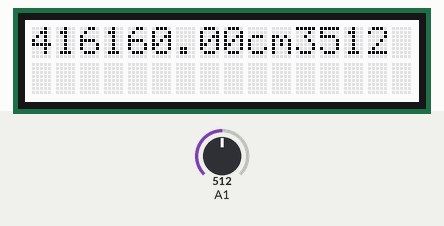
The sketch below on a simulated Arduino Uno, built with avr-gcc and run on an emulated ATmega328P. Shown: 16×2 character LCD. The inputs (shaded band) are chosen by the test bench; at power-on: A1 = 512. What the sketch prints to the serial monitor is not drawn.

Above: at 1.2 s.
1.3 s: A1 set to 716
At 3.8 s:
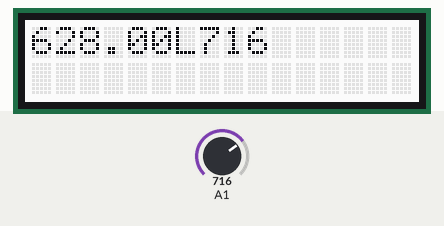
5.7 s: A1 set to 900
At 8.8 s:
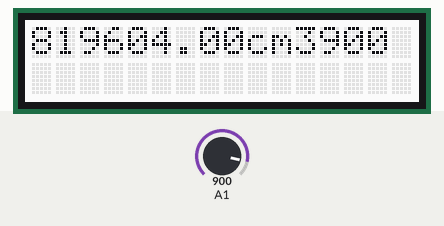
9.1 s: A1 set to 1023
At 13.7 s:
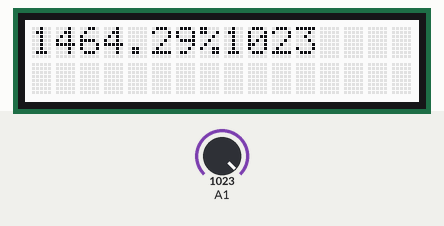
Timing chart, 0 to 15.2 s (numbered marks = the images above; inputs shaded):
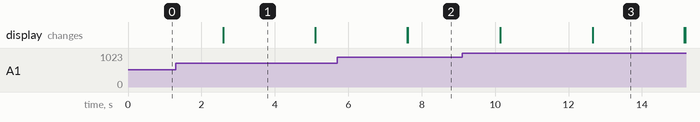

Measured:
- what the display in image 1 shows lasts 2.5 s, from 2.6 s to 5.1 s

The sketch:

code.ino
```cpp
#include "Ultrasonic.h"
#include <Wire.h>
#include "rgb_lcd.h"
#include <SoftwareSerial.h>
SoftwareSerial bluetooth(2,3);

rgb_lcd lcd;

void setup()

{
    lcd.begin(16, 2);// set up the LCD's number of columns and rows:
    Serial.begin(9600);
    bluetooth.begin(9600);
    pinMode(A1, INPUT);
}

void loop()

{
    long hauteur;
    float tension = 0;
    float volume;

    tension = analogRead(A1);                          // Lecture de la tension
    tension = (tension)*0.75/173;                         // Conversion binaire en tension
    hauteur = ((tension-0.48)*56)/0.27;                  // Conversion de la tension en hauteur.
    volume = 34*34*hauteur;                            // Calcul du volume de la cuve en cm3
    lcd.setCursor(0, 0);
    lcd.print(volume);                                 // Affichage en cm3 sur l'écran LCD
    lcd.print("cm3");
    lcd.print(analogRead(A1));
    Serial.print(volume);                              // Affichage en cm3 sur le terminal
    Serial.println("cm3");
    if(Serial.available()) {                           // les données reçues par le moniteur série sont envoyées au port BT
    bluetooth.print(volume); }
    delay(2500);
    lcd.clear();

    tension = analogRead(A1);
    tension = (tension)*0.75/173;
    hauteur = ((tension-0.48)*56)/0.27;                  // Conversion de la tension en hauteur.
    volume = (34*34*hauteur)/1000;                     // Calcul du volume de la cuve en L
    lcd.print(volume);                                 // Affichage en L
    lcd.print("L");
    Serial.print(volume);
    Serial.println("L");
    lcd.print(analogRead(A1));
    if(Serial.available()) {                           // les données reçues par le moniteur série sont envoyées au port BT
    bluetooth.print(volume); }
    delay(2500);
    lcd.clear();

    tension = analogRead(A1);
    tension = (tension)*0.75 /173;
    hauteur = ((tension-0.48)*56)/0.27;                  // Conversion de la tension en hauteur.
    volume = (34*34*hauteur);                          // Calcul du volume de la cuve en cm3
    lcd.print((volume/64736)*100);                     // conversion et affichage du volume en %
    lcd.print("%");
    Serial.print((volume/64736)*100);
    Serial.println("%");
    lcd.print(analogRead(A1));
    if(Serial.available()) {                           // les données reçues par le moniteur série sont envoyées au port BT
    bluetooth.print(volume); }
    delay(2500);
    lcd.clear();

}
```
